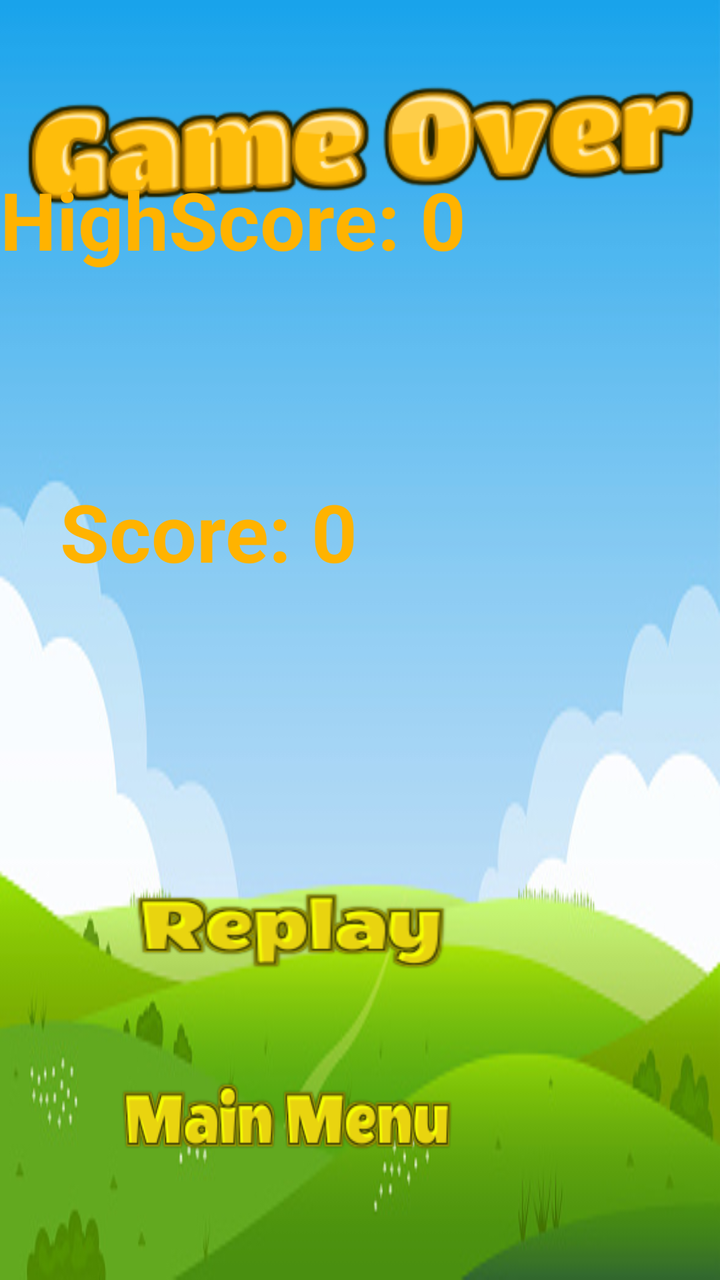
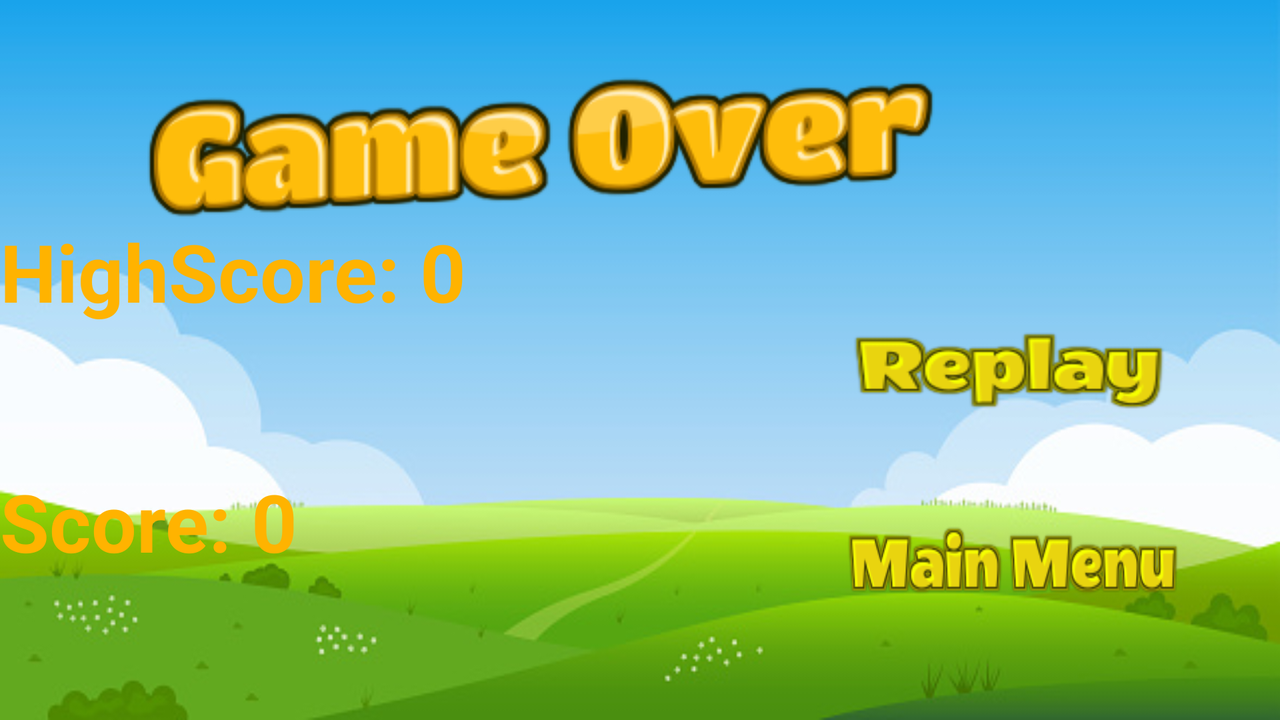

One screen, two layout resources from the same app: the default and the repository's alternative for another configuration. Each is rendered where Android would select it; the XML of both is given below.
<!-- AndroidManifest.xml: application theme Theme.WhackaMole -->
<!-- res/layout/activity_end.xml -->
<?xml version="1.0" encoding="utf-8"?>
<RelativeLayout xmlns:android="http://schemas.android.com/apk/res/android"
    xmlns:app="http://schemas.android.com/apk/res-auto"
    xmlns:tools="http://schemas.android.com/tools"
    android:layout_width="match_parent"
    android:layout_height="match_parent"
    android:background="@drawable/background2"
    tools:context=".EndActivity">
    

    <ImageView
        android:id="@+id/gameo"
        android:layout_width="wrap_content"
        android:layout_height="wrap_content"
        app:srcCompat="@drawable/gameover" />

    <Button
        android:id="@+id/accessibility_custom_action_1button"
        android:layout_width="185dp"
        android:layout_height="72dp"
        android:layout_alignParentEnd="true"
        android:layout_alignParentBottom="true"
        android:layout_marginTop="4dp"
        android:layout_marginEnd="122dp"
        android:layout_marginBottom="141dp"
        android:background="@drawable/replay"
        app:layout_constraintEnd_toEndOf="parent"
        tools:ignore="SpeakableTextPresentCheck" />

    <Button
        android:id="@+id/accessibility_custom_action_0button"
        android:layout_width="185dp"
        android:layout_height="72dp"
        android:layout_alignParentEnd="true"
        android:layout_alignParentBottom="true"
        android:layout_marginTop="4dp"
        android:layout_marginEnd="124dp"
        android:layout_marginBottom="44dp"
        android:background="@drawable/mainmenu"
        app:layout_constraintEnd_toEndOf="parent"
        tools:ignore="SpeakableTextPresentCheck" />

    <TextView
        android:id="@+id/Sccore"
        android:layout_width="262dp"
        android:layout_height="76dp"
        android:layout_alignParentEnd="true"
        android:layout_alignParentBottom="true"
        android:layout_marginEnd="68dp"
        android:layout_marginBottom="325dp"
        android:text="Score: 0"
        android:textColor="#FFFFB300"
        android:textSize="40sp"
        android:textStyle="bold" />

    <TextView
        android:id="@+id/Highscore"
        android:layout_width="357dp"
        android:layout_height="123dp"
        android:layout_alignParentEnd="true"
        android:layout_alignParentBottom="true"
        android:layout_marginEnd="26dp"
        android:layout_marginBottom="434dp"
        android:text="HighScore: 0"
        android:textColor="#FFB300"
        android:textSize="40sp"
        android:textStyle="bold" />

</RelativeLayout>
<!-- resources referenced by this layout -->
<resources>
  <!-- drawable background2: jpg bitmap (drawable, 41002 bytes) -->
  <!-- drawable gameover: png bitmap (drawable, 25174 bytes) -->
  <!-- drawable mainmenu: png bitmap (drawable, 8683 bytes) -->
  <!-- drawable replay: png bitmap (drawable, 8359 bytes) -->
  <style name="Theme.WhackaMole" parent="Theme.AppCompat.DayNight.NoActionBar">
          
          <item name="colorPrimary">@color/purple_500</item>
          <item name="colorPrimaryVariant">@color/purple_700</item>
          <item name="colorOnPrimary">@color/white</item>
          
          <item name="colorSecondary">@color/teal_200</item>
          <item name="colorSecondaryVariant">@color/teal_700</item>
          <item name="colorOnSecondary">@color/black</item>
          
          <item name="android:statusBarColor" tools:targetApi="l">?attr/colorPrimaryVariant</item>
          
      </style>
</resources>
<!-- res/layout-land/activity_end.xml (the repository's variant of the layout above) -->
<!-- drawn on the phone turned sideways -->
<?xml version="1.0" encoding="utf-8"?>
<RelativeLayout xmlns:android="http://schemas.android.com/apk/res/android"
    xmlns:app="http://schemas.android.com/apk/res-auto"
    xmlns:tools="http://schemas.android.com/tools"
    android:layout_width="match_parent"
    android:layout_height="match_parent"
    android:background="@drawable/background2"
    tools:context=".EndActivity">


    <ImageView
        android:id="@+id/gameo"
        android:layout_width="wrap_content"
        android:layout_height="wrap_content"
        android:layout_alignParentEnd="true"
        android:layout_marginEnd="158dp"
        app:srcCompat="@drawable/gameover" />

    <Button
        android:id="@+id/accessibility_custom_action_1button"
        android:layout_width="185dp"
        android:layout_height="72dp"
        android:layout_alignParentEnd="true"
        android:layout_alignParentBottom="true"
        android:layout_marginTop="4dp"
        android:layout_marginEnd="43dp"
        android:layout_marginBottom="141dp"
        android:background="@drawable/replay"
        app:layout_constraintEnd_toEndOf="parent"
        tools:ignore="SpeakableTextPresentCheck" />

    <Button
        android:id="@+id/accessibility_custom_action_0button"
        android:layout_width="185dp"
        android:layout_height="72dp"
        android:layout_alignParentEnd="true"
        android:layout_alignParentBottom="true"
        android:layout_marginTop="4dp"
        android:layout_marginEnd="41dp"
        android:layout_marginBottom="42dp"
        android:background="@drawable/mainmenu"
        app:layout_constraintEnd_toEndOf="parent"
        tools:ignore="SpeakableTextPresentCheck" />

    <TextView
        android:id="@+id/Sccore"
        android:layout_width="262dp"
        android:layout_height="76dp"
        android:layout_alignParentEnd="true"
        android:layout_alignParentBottom="true"
        android:layout_marginEnd="425dp"
        android:layout_marginBottom="50dp"
        android:text="Score: 0"
        android:textColor="#FFFFB300"
        android:textSize="40sp"
        android:textStyle="bold" />

    <TextView
        android:id="@+id/Highscore"
        android:layout_width="357dp"
        android:layout_height="123dp"
        android:layout_alignParentEnd="true"
        android:layout_alignParentBottom="true"
        android:layout_marginEnd="332dp"
        android:layout_marginBottom="128dp"
        android:text="HighScore: 0"
        android:textColor="#FFB300"
        android:textSize="40sp"
        android:textStyle="bold" />

</RelativeLayout>
